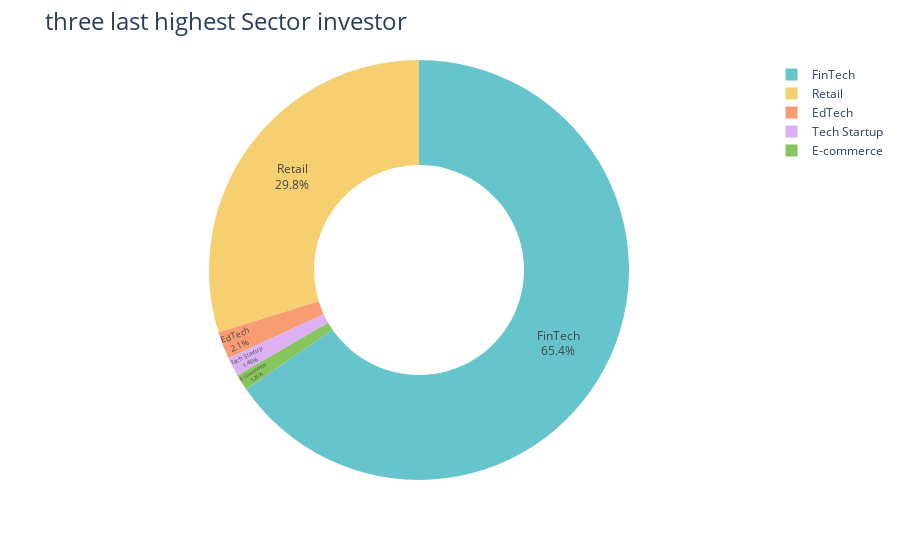

Notebook code for this chart:
### Markdown cell above
##### the sector has the highest investor is Fintech 
##### Let tal 3 last highest sector investor and see that on pie graphe

### Code cell
highest_sector_investor = px.pie(get_only_highest.iloc[:5], 
             values='Amount($)', 
             names='Sector', 
             hole=0.5, 
             color_discrete_sequence=px.colors.qualitative.Pastel)

highest_sector_investor.update_traces(textposition='inside', textinfo='percent+label')
highest_sector_investor.update_layout(title_text='three last highest Sector investor', title_font=dict(size=24))

highest_sector_investor.show()

### Figure 1 — Plotly figure (JSON) as saved in the notebook; plotly's stock layout.template omitted (floating-point values rounded to 4 significant figures)
{"data": [{"domain": {"x": [0, 1], "y": [0, 1]}, "hole": 0.5, "hovertemplate": "Sector=%{label}<br>Amount($)=%{value}<extra></extra>", "labels": ["FinTech", "Retail", "EdTech", "Tech Startup", "E-commerce"], "legendgroup": "", "name": "", "showlegend": true, "textinfo": "percent+label", "textposition": "inside", "type": "pie", "values": [154751578900, 70542380000, 4979496530, 3458433000, 2951666800]}], "layout": {"legend": {"tracegroupgap": 0}, "margin": {"t": 60}, "piecolorway": ["rgb(102, 197, 204)", "rgb(246, 207, 113)", "rgb(248, 156, 116)", "rgb(220, 176, 242)", "rgb(135, 197, 95)", "rgb(158, 185, 243)", "rgb(254, 136, 177)", "rgb(201, 219, 116)", "rgb(139, 224, 164)", "rgb(180, 151, 231)", "rgb(179, 179, 179)"], "title": {"font": {"size": 24}, "text": "three last highest Sector investor"}}}
